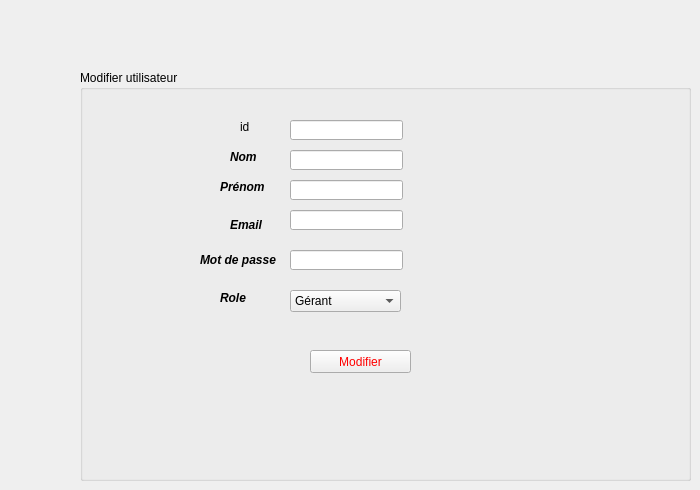
    <widget class="QWidget" name="page_4">
     <widget class="QGroupBox" name="groupBox_4">
      <property name="geometry">
       <rect>
        <x>80</x>
        <y>70</y>
        <width>611</width>
        <height>411</height>
       </rect>
      </property>
      <property name="styleSheet">
       <string notr="true"/>
      </property>
      <property name="title">
       <string>Modifier utilisateur</string>
      </property>
      <widget class="QLabel" name="label_13">
       <property name="geometry">
        <rect>
         <x>150</x>
         <y>80</y>
         <width>47</width>
         <height>14</height>
        </rect>
       </property>
       <property name="styleSheet">
        <string notr="true"/>
       </property>
       <property name="text">
        <string>&lt;html&gt;&lt;head/&gt;&lt;body&gt;&lt;p&gt;&lt;span style=&quot; font-size:9pt; font-weight:600; font-style:italic;&quot;&gt;Nom&lt;/span&gt;&lt;/p&gt;&lt;/body&gt;&lt;/html&gt;</string>
       </property>
      </widget>
      <widget class="QLabel" name="label_14">
       <property name="geometry">
        <rect>
         <x>140</x>
         <y>110</y>
         <width>47</width>
         <height>14</height>
        </rect>
       </property>
       <property name="text">
        <string>&lt;html&gt;&lt;head/&gt;&lt;body&gt;&lt;p&gt;&lt;span style=&quot; font-size:9pt; font-weight:600; font-style:italic;&quot;&gt;Prénom&lt;/span&gt;&lt;/p&gt;&lt;/body&gt;&lt;/html&gt;</string>
       </property>
      </widget>
      <widget class="QLabel" name="label_15">
       <property name="geometry">
        <rect>
         <x>150</x>
         <y>140</y>
         <width>47</width>
         <height>31</height>
        </rect>
       </property>
       <property name="text">
        <string>&lt;html&gt;&lt;head/&gt;&lt;body&gt;&lt;p&gt;&lt;span style=&quot; font-size:9pt; font-weight:600; font-style:italic;&quot;&gt;Email&lt;/span&gt;&lt;/p&gt;&lt;/body&gt;&lt;/html&gt;</string>
       </property>
      </widget>
      <widget class="QLabel" name="label_16">
       <property name="geometry">
        <rect>
         <x>120</x>
         <y>180</y>
         <width>91</width>
         <height>20</height>
        </rect>
       </property>
       <property name="text">
        <string>&lt;html&gt;&lt;head/&gt;&lt;body&gt;&lt;p&gt;&lt;span style=&quot; font-size:9pt; font-weight:600; font-style:italic;&quot;&gt;Mot de passe&lt;/span&gt;&lt;/p&gt;&lt;/body&gt;&lt;/html&gt;</string>
       </property>
      </widget>
      <widget class="QLabel" name="label_17">
       <property name="geometry">
        <rect>
         <x>140</x>
         <y>220</y>
         <width>41</width>
         <height>16</height>
        </rect>
       </property>
       <property name="minimumSize">
        <size>
         <width>41</width>
         <height>0</height>
        </size>
       </property>
       <property name="maximumSize">
        <size>
         <width>41</width>
         <height>16777215</height>
        </size>
       </property>
       <property name="text">
        <string>&lt;html&gt;&lt;head/&gt;&lt;body&gt;&lt;p&gt;&lt;span style=&quot; font-size:9pt; font-weight:600; font-style:italic;&quot;&gt;Role&lt;/span&gt;&lt;/p&gt;&lt;/body&gt;&lt;/html&gt;</string>
       </property>
      </widget>
      <widget class="QLineEdit" name="inscription_nom_3">
       <property name="geometry">
        <rect>
         <x>210</x>
         <y>80</y>
         <width>113</width>
         <height>20</height>
        </rect>
       </property>
       <property name="text">
        <string/>
       </property>
      </widget>
      <widget class="QLineEdit" name="inscription_prenom_3">
       <property name="geometry">
        <rect>
         <x>210</x>
         <y>110</y>
         <width>113</width>
         <height>20</height>
        </rect>
       </property>
       <property name="text">
        <string/>
       </property>
      </widget>
      <widget class="QLineEdit" name="inscription_email_3">
       <property name="geometry">
        <rect>
         <x>210</x>
         <y>140</y>
         <width>113</width>
         <height>20</height>
        </rect>
       </property>
      </widget>
      <widget class="QLineEdit" name="inscription_mdp_3">
       <property name="geometry">
        <rect>
         <x>210</x>
         <y>180</y>
         <width>113</width>
         <height>20</height>
        </rect>
       </property>
      </widget>
      <widget class="QPushButton" name="modifier_utilisateur">
       <property name="geometry">
        <rect>
         <x>230</x>
         <y>280</y>
         <width>101</width>
         <height>23</height>
        </rect>
       </property>
       <property name="styleSheet">
        <string notr="true">QPushButton { color: red }
QLineEdit { color: red }
QComboBox { color: red }</string>
       </property>
       <property name="text">
        <string>Modifier</string>
       </property>
      </widget>
      <widget class="QComboBox" name="inscription_role_3">
       <property name="geometry">
        <rect>
         <x>210</x>
         <y>220</y>
         <width>111</width>
         <height>22</height>
        </rect>
       </property>
       <item>
        <property name="text">
         <string>Gérant</string>
        </property>
       </item>
       <item>
        <property name="text">
         <string>Chef</string>
        </property>
       </item>
       <item>
        <property name="text">
         <string>Serveur</string>
        </property>
       </item>
       <item>
        <property name="text">
         <string>Caissier</string>
        </property>
       </item>
       <item>
        <property name="text">
         <string>Gestionniare commande</string>
        </property>
       </item>
       <item>
        <property name="text">
         <string>Gestionnaire fournisseur</string>
        </property>
       </item>
      </widget>
      <widget class="QLabel" name="label_19">
       <property name="geometry">
        <rect>
         <x>160</x>
         <y>50</y>
         <width>47</width>
         <height>14</height>
        </rect>
       </property>
       <property name="text">
        <string>id</string>
       </property>
      </widget>
      <widget class="QLineEdit" name="inscription_id_3">
       <property name="geometry">
        <rect>
         <x>210</x>
         <y>50</y>
         <width>113</width>
         <height>20</height>
        </rect>
       </property>
      </widget>
     </widget>
    </widget>
